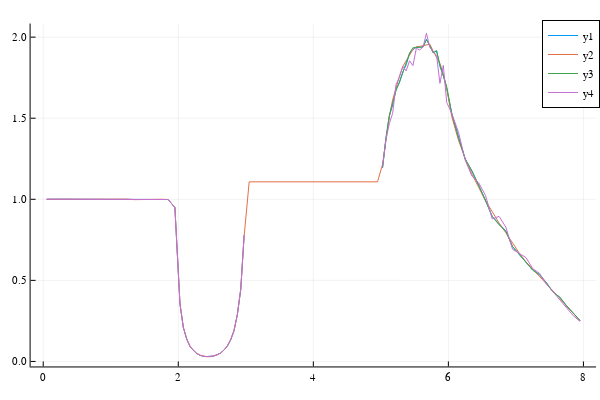

This figure's notebook cell:
### Markdown cell above
Flux computation without any variance reduction   
ϕ  - flux from collision rate   
ϕ2 - flux from track length   
ϕ3 - flux from scattering rate   
ϕ4 - flux from absorption rate

### Code cell
Δx=Float64[]
for i=1:length(widths)
    Δx=[Δx;ones(NΔx[i]).*widths[i]/NΔx[i]]
end
I=sum(NΔx)
x=[sum(Δx[1:i])-*(Δx[i]/2) for i=1:I]
Reactions=zeros(I);
Abs=copy(Reactions)
L1,L2=0,0;

Σ_t=map(Σt,x)
Σ_r=map(Σr,x)
Σ_s=map(Σs,x)
L=Σ_t.*Δx
Ls=Σ_s.*Δx
Lr=Σ_r.*Δx
Qp=reduce(vcat,[Q(x[i])*Δx[i] for i=1:I])
Sf=sum(Qp)
Qp/=Sf
ϕ=zeros(I);
ϕ2=zeros(I)
φ=copy(ϕ);
φ2=copy(ϕ);
φ3=copy(ϕ);
φ4=copy(ϕ);
Batches=100
tally1=zeros(Batches)
@time for batch=1:Batches
    NN=100000
    ϕ2*=0
    for j=1:NN
        pQ=rand()

        i=0
        while pQ>0
            i+=1
            pQ-=Qp[i]    
        end

        xQ=x[i]+(0.5+pQ/Qp[i])*Δx[i] 

        br=false
        while true
            μ=2*(rand()-0.5)
            invμ=1/abs(μ)
            l=-log(rand())
            if μ>0
                ΔxQ=x[i]+0.5*Δx[i]-xQ
                l-=ΔxQ*Σ_t[i]*invμ
                ϕ2[i]+=invμ*ΔxQ
                shift=1
            elseif μ<0
                ΔxQ=xQ-x[i]+0.5*Δx[i]
                l-=ΔxQ*Σ_t[i]*invμ
                ϕ2[i]+=invμ*ΔxQ
                shift=-1
            end
            while l>0
                if i==1 && μ<0 
                    if β1>rand()
                        μ*=-1
                        i=0
                        shift=1
                    else
                        br=true
                        break
                    end  
                elseif i==I && μ>0
                    if β2>rand()
                        μ*=-1
                        i=I+1
                        shift=-1
                    else
                        br=true
                        break
                    end
                end

                i+=shift
                l-=L[i]*invμ
                ϕ2[i]+=invμ*Δx[i]

            end
            if br
                break
            end

            Reactions[i]+=1 
            if μ>0
                ΔxQ=l*μ/Σ_t[i]
                xQ=x[i]+0.5*Δx[i]+ΔxQ
                ϕ2[i]+=invμ*ΔxQ
            elseif μ<0
                ΔxQ=l*μ/Σ_t[i]
                xQ=x[i]-0.5*Δx[i]+ΔxQ
                ϕ2[i]-=invμ*ΔxQ
            end 
            if Σ_t[i]*rand()<Σ_r[i]
                Abs[i]+=1
                break
            end
        end
    end
    ϕ=Sf*Reactions./L/NN
    Scats=Reactions-Abs
    ϕ3=Sf*Scats./Ls/NN
    ϕ4=Sf*Abs./Lr/NN
    Reactions*=0
    Abs*=0
    tally1[batch]=ϕ[72]
    φ+=ϕ
    ϕ2*=Sf/NN
    ϕ2./=Δx
    φ2+=ϕ2
    φ3+=ϕ3
    φ4+=ϕ4
end
plot(x,[φ,φ2,φ3,φ4]/Batches)

### Figure 1 — Plotly figure (JSON) as saved in the notebook; plotly's stock layout.template omitted (floating-point values rounded to 4 significant figures)
{"data": [{"colorbar": {"len": 0.9525, "title": "", "x": 0.9934, "y": 0.5139}, "legendgroup": "y1", "line": {"color": "rgba(0, 154, 250, 1.000)", "dash": "solid", "shape": "linear", "width": 1}, "mode": "lines", "name": "y1", "showlegend": true, "type": "scatter", "x": [0.05, 0.15, 0.25, 0.35, 0.45, 0.55, 0.65, 0.75, 0.85, 0.95, 1.05, 1.15, 1.25, 1.35, 1.45, 1.55, 1.65, 1.75, 1.85, 1.95, 2.025, 2.075, 2.125, 2.175, 2.225, 2.275, 2.325, 2.375, 2.425, 2.475, 2.525, 2.575, 2.625, 2.675, 2.725, 2.775, 2.825, 2.875, 2.925, 2.975], "xaxis": "x", "y": [1.001, 0.9989, 1.001, 1.0, 1.0, 1.002, 0.9996, 1.002, 1.001, 1.0, 1.001, 1.002, 0.9997, 0.9993, 0.9982, 0.9998, 0.9975, 0.9997, 0.9986, 0.9493, 0.3537, 0.2092, 0.1387, 0.08993, 0.06811, 0.0484, 0.03769, 0.03091, 0.0305, 0.0305, 0.03333, 0.04198, 0.05094, 0.06961, 0.09296, 0.1319, 0.1879, 0.2904, 0.4437, 0.7784], "yaxis": "y"}, {"colorbar": {"len": 0.9525, "title": "", "x": 0.9934, "y": 0.5139}, "legendgroup": "y1", "line": {"color": "rgba(0, 154, 250, 1.000)", "dash": "solid", "shape": "linear", "width": 1}, "mode": "lines", "name": "y1", "showlegend": false, "type": "scatter", "x": [5.025, 5.075, 5.125, 5.175, 5.225, 5.275, 5.325, 5.375, 5.425, 5.475, 5.525, 5.575, 5.625, 5.675, 5.725, 5.775, 5.825, 5.875, 5.925, 5.975, 6.05, 6.15, 6.25, 6.35, 6.45, 6.55, 6.65, 6.75, 6.85, 6.95, 7.05, 7.15, 7.25, 7.35, 7.45, 7.55, 7.65, 7.75, 7.85, 7.95], "xaxis": "x", "y": [1.194, 1.376, 1.511, 1.582, 1.676, 1.723, 1.785, 1.83, 1.897, 1.924, 1.937, 1.939, 1.94, 1.987, 1.947, 1.904, 1.915, 1.818, 1.762, 1.684, 1.529, 1.381, 1.247, 1.172, 1.088, 0.9946, 0.8927, 0.8478, 0.8057, 0.7075, 0.6602, 0.6103, 0.5633, 0.536, 0.486, 0.4276, 0.3956, 0.3428, 0.2967, 0.2523], "yaxis": "y"}, {"colorbar": {"len": 0.9525, "title": "", "x": 0.9934, "y": 0.5139}, "legendgroup": "y2", "line": {"color": "rgba(227, 111, 71, 1.000)", "dash": "solid", "shape": "linear", "width": 1}, "mode": "lines", "name": "y2", "showlegend": true, "type": "scatter", "x": [0.05, 0.15, 0.25, 0.35, 0.45, 0.55, 0.65, 0.75, 0.85, 0.95, 1.05, 1.15, 1.25, 1.35, 1.45, 1.55, 1.65, 1.75, 1.85, 1.95, 2.025, 2.075, 2.125, 2.175, 2.225, 2.275, 2.325, 2.375, 2.425, 2.475, 2.525, 2.575, 2.625, 2.675, 2.725, 2.775, 2.825, 2.875, 2.925, 2.975, 3.05, 3.15, 3.25, 3.35, 3.45, 3.55, 3.65, 3.75, 3.85, 3.95, 4.05, 4.15, 4.25, 4.35, 4.45, 4.55, 4.65, 4.75, 4.85, 4.95, 5.025, 5.075, 5.125, 5.175, 5.225, 5.275, 5.325, 5.375, 5.425, 5.475, 5.525, 5.575, 5.625, 5.675, 5.725, 5.775, 5.825, 5.875, 5.925, 5.975, 6.05, 6.15, 6.25, 6.35, 6.45, 6.55, 6.65, 6.75, 6.85, 6.95, 7.05, 7.15, 7.25, 7.35, 7.45, 7.55, 7.65, 7.75, 7.85, 7.95], "xaxis": "x", "y": [0.9995, 1.002, 1.001, 1.001, 1.002, 1.001, 1.0, 1.001, 0.9981, 1.001, 1.001, 1.002, 1.001, 0.9978, 0.9991, 1.0, 0.9993, 1.0, 0.9986, 0.9487, 0.3581, 0.2099, 0.1375, 0.09425, 0.06701, 0.04927, 0.03848, 0.03205, 0.02894, 0.02945, 0.03271, 0.03995, 0.05152, 0.06914, 0.09584, 0.1342, 0.1925, 0.2871, 0.4466, 0.7708, 1.108, 1.108, 1.108, 1.108, 1.108, 1.108, 1.108, 1.108, 1.108, 1.108, 1.108, 1.108, 1.108, 1.108, 1.108, 1.108, 1.108, 1.108, 1.108, 1.108, 1.215, 1.38, 1.509, 1.614, 1.69, 1.759, 1.819, 1.854, 1.889, 1.924, 1.941, 1.942, 1.948, 1.95, 1.956, 1.913, 1.877, 1.838, 1.773, 1.684, 1.51, 1.364, 1.25, 1.154, 1.073, 0.9906, 0.9233, 0.8534, 0.7943, 0.7281, 0.6679, 0.6135, 0.5697, 0.5238, 0.4817, 0.4367, 0.3895, 0.3415, 0.2987, 0.2506], "yaxis": "y"}, {"colorbar": {"len": 0.9525, "title": "", "x": 0.9934, "y": 0.5139}, "legendgroup": "y3", "line": {"color": "rgba(62, 164, 78, 1.000)", "dash": "solid", "shape": "linear", "width": 1}, "mode": "lines", "name": "y3", "showlegend": true, "type": "scatter", "x": [5.025, 5.075, 5.125, 5.175, 5.225, 5.275, 5.325, 5.375, 5.425, 5.475, 5.525, 5.575, 5.625, 5.675, 5.725, 5.775, 5.825, 5.875, 5.925, 5.975, 6.05, 6.15, 6.25, 6.35, 6.45, 6.55, 6.65, 6.75, 6.85, 6.95, 7.05, 7.15, 7.25, 7.35, 7.45, 7.55, 7.65, 7.75, 7.85, 7.95], "xaxis": "x", "y": [1.194, 1.377, 1.516, 1.588, 1.673, 1.72, 1.781, 1.834, 1.902, 1.935, 1.937, 1.941, 1.94, 1.983, 1.948, 1.903, 1.918, 1.829, 1.755, 1.694, 1.529, 1.378, 1.248, 1.175, 1.087, 0.9915, 0.8943, 0.8426, 0.8031, 0.7092, 0.6594, 0.607, 0.5623, 0.5352, 0.4868, 0.4275, 0.3966, 0.3434, 0.2984, 0.2529], "yaxis": "y"}, {"colorbar": {"len": 0.9525, "title": "", "x": 0.9934, "y": 0.5139}, "legendgroup": "y4", "line": {"color": "rgba(195, 113, 210, 1.000)", "dash": "solid", "shape": "linear", "width": 1}, "mode": "lines", "name": "y4", "showlegend": true, "type": "scatter", "x": [0.05, 0.15, 0.25, 0.35, 0.45, 0.55, 0.65, 0.75, 0.85, 0.95, 1.05, 1.15, 1.25, 1.35, 1.45, 1.55, 1.65, 1.75, 1.85, 1.95, 2.025, 2.075, 2.125, 2.175, 2.225, 2.275, 2.325, 2.375, 2.425, 2.475, 2.525, 2.575, 2.625, 2.675, 2.725, 2.775, 2.825, 2.875, 2.925, 2.975], "xaxis": "x", "y": [1.001, 0.9989, 1.001, 1.0, 1.0, 1.002, 0.9996, 1.002, 1.001, 1.0, 1.001, 1.002, 0.9997, 0.9993, 0.9982, 0.9998, 0.9975, 0.9997, 0.9986, 0.9493, 0.3537, 0.2092, 0.1387, 0.08993, 0.06811, 0.0484, 0.03769, 0.03091, 0.0305, 0.0305, 0.03333, 0.04198, 0.05094, 0.06961, 0.09296, 0.1319, 0.1879, 0.2904, 0.4437, 0.7784], "yaxis": "y"}, {"colorbar": {"len": 0.9525, "title": "", "x": 0.9934, "y": 0.5139}, "legendgroup": "y4", "line": {"color": "rgba(195, 113, 210, 1.000)", "dash": "solid", "shape": "linear", "width": 1}, "mode": "lines", "name": "y4", "showlegend": false, "type": "scatter", "x": [5.025, 5.075, 5.125, 5.175, 5.225, 5.275, 5.325, 5.375, 5.425, 5.475, 5.525, 5.575, 5.625, 5.675, 5.725, 5.775, 5.825, 5.875, 5.925, 5.975, 6.05, 6.15, 6.25, 6.35, 6.45, 6.55, 6.65, 6.75, 6.85, 6.95, 7.05, 7.15, 7.25, 7.35, 7.45, 7.55, 7.65, 7.75, 7.85, 7.95], "xaxis": "x", "y": [1.198, 1.368, 1.467, 1.531, 1.709, 1.753, 1.82, 1.792, 1.854, 1.824, 1.931, 1.921, 1.939, 2.024, 1.937, 1.915, 1.887, 1.715, 1.826, 1.598, 1.529, 1.413, 1.24, 1.142, 1.101, 1.023, 0.8787, 0.8949, 0.8292, 0.6918, 0.6676, 0.6403, 0.5717, 0.5434, 0.4787, 0.4293, 0.3868, 0.3373, 0.2818, 0.2464], "yaxis": "y"}], "layout": {"annotations": [], "height": 400, "legend": {"bgcolor": "rgba(255, 255, 255, 1.000)", "bordercolor": "rgba(0, 0, 0, 1.000)", "borderwidth": 1, "font": {"color": "rgba(0, 0, 0, 1.000)", "family": "sans-serif", "size": 11}, "title": {"font": {"color": "rgba(0, 0, 0, 1.000)", "family": "sans-serif", "size": 15}, "text": ""}, "tracegroupgap": 0, "traceorder": "normal", "x": 1, "xanchor": "auto", "y": 1, "yanchor": "auto"}, "margin": {"b": 20, "l": 0, "r": 0, "t": 20}, "paper_bgcolor": "rgba(255, 255, 255, 1.000)", "plot_bgcolor": "rgba(255, 255, 255, 1.000)", "showlegend": true, "width": 600, "xaxis": {"anchor": "y", "domain": [0.05101, 0.9934], "gridcolor": "rgba(0, 0, 0, 0.100)", "gridwidth": 0.5, "linecolor": "rgba(0, 0, 0, 1.000)", "mirror": false, "range": [-0.187, 8.187], "showgrid": true, "showline": true, "showticklabels": true, "tickangle": 0, "tickcolor": "rgb(0, 0, 0)", "tickfont": {"color": "rgba(0, 0, 0, 1.000)", "family": "sans-serif", "size": 11}, "tickmode": "array", "ticks": "inside", "ticktext": ["0", "2", "4", "6", "8"], "tickvals": [0, 2, 4, 6, 8], "title": "", "titlefont": {"color": "rgba(0, 0, 0, 1.000)", "family": "sans-serif", "size": 15}, "type": "-", "visible": true, "zeroline": false, "zerolinecolor": "rgba(0, 0, 0, 1.000)"}, "yaxis": {"anchor": "x", "domain": [0.03762, 0.9902], "gridcolor": "rgba(0, 0, 0, 0.100)", "gridwidth": 0.5, "linecolor": "rgba(0, 0, 0, 1.000)", "mirror": false, "range": [-0.03091, 2.084], "showgrid": true, "showline": true, "showticklabels": true, "tickangle": 0, "tickcolor": "rgb(0, 0, 0)", "tickfont": {"color": "rgba(0, 0, 0, 1.000)", "family": "sans-serif", "size": 11}, "tickmode": "array", "ticks": "inside", "ticktext": ["0.0", "0.5", "1.0", "1.5", "2.0"], "tickvals": [0, 0.5, 1, 1.5, 2], "title": "", "titlefont": {"color": "rgba(0, 0, 0, 1.000)", "family": "sans-serif", "size": 15}, "type": "-", "visible": true, "zeroline": false, "zerolinecolor": "rgba(0, 0, 0, 1.000)"}}}
